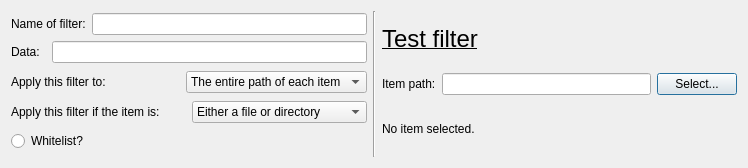
<?xml version="1.0" encoding="UTF-8"?>
<ui version="4.0">
 <class>Dialog</class>
 <widget class="QDialog" name="Dialog">
  <property name="geometry">
   <rect>
    <x>0</x>
    <y>0</y>
    <width>748</width>
    <height>168</height>
   </rect>
  </property>
  <property name="windowTitle">
   <string>Dialog</string>
  </property>
  <layout class="QHBoxLayout" name="horizontalLayout_4">
   <item>
    <layout class="QVBoxLayout" name="verticalLayout">
     <item>
      <layout class="QGridLayout" name="gridLayout">
       <item row="0" column="0" colspan="2">
        <widget class="QLabel" name="namelabel">
         <property name="text">
          <string>Name of filter:</string>
         </property>
        </widget>
       </item>
       <item row="0" column="2">
        <widget class="QLineEdit" name="namelineedit"/>
       </item>
       <item row="1" column="0">
        <widget class="QLabel" name="datalabel">
         <property name="text">
          <string>Data:</string>
         </property>
        </widget>
       </item>
       <item row="1" column="1" colspan="2">
        <widget class="QLineEdit" name="datalineedit"/>
       </item>
      </layout>
     </item>
     <item>
      <layout class="QHBoxLayout" name="horizontalLayout_2">
       <item>
        <widget class="QLabel" name="applabel">
         <property name="text">
          <string>Apply this filter to:</string>
         </property>
        </widget>
       </item>
       <item>
        <widget class="QComboBox" name="appcombobox">
         <item>
          <property name="text">
           <string>The entire path of each item</string>
          </property>
         </item>
         <item>
          <property name="text">
           <string>Just the name of each item</string>
          </property>
         </item>
        </widget>
       </item>
      </layout>
     </item>
     <item>
      <layout class="QHBoxLayout" name="horizontalLayout">
       <item>
        <widget class="QLabel" name="typelabel">
         <property name="text">
          <string>Apply this filter if the item is:</string>
         </property>
        </widget>
       </item>
       <item>
        <widget class="QComboBox" name="typecombobox">
         <item>
          <property name="text">
           <string>Either a file or directory</string>
          </property>
         </item>
         <item>
          <property name="text">
           <string>A directory</string>
          </property>
         </item>
         <item>
          <property name="text">
           <string>A file</string>
          </property>
         </item>
        </widget>
       </item>
      </layout>
     </item>
     <item>
      <widget class="QRadioButton" name="whitelistradiobtn">
       <property name="text">
        <string>Whitelist?</string>
       </property>
      </widget>
     </item>
    </layout>
   </item>
   <item>
    <widget class="Line" name="line">
     <property name="orientation">
      <enum>Qt::Vertical</enum>
     </property>
    </widget>
   </item>
   <item>
    <layout class="QVBoxLayout" name="verticalLayout_2">
     <item>
      <widget class="QLabel" name="label">
       <property name="text">
        <string>&lt;html&gt;&lt;head/&gt;&lt;body&gt;&lt;p&gt;&lt;span style=&quot; font-size:18pt; text-decoration: underline;&quot;&gt;Test filter&lt;/span&gt;&lt;/p&gt;&lt;/body&gt;&lt;/html&gt;</string>
       </property>
      </widget>
     </item>
     <item>
      <layout class="QHBoxLayout" name="horizontalLayout_3">
       <item>
        <widget class="QLabel" name="testlabel">
         <property name="text">
          <string>Item path:</string>
         </property>
        </widget>
       </item>
       <item>
        <widget class="QLineEdit" name="testlineedit"/>
       </item>
       <item>
        <widget class="QPushButton" name="pushButton">
         <property name="text">
          <string>Select...</string>
         </property>
        </widget>
       </item>
      </layout>
     </item>
     <item>
      <widget class="QLabel" name="label_2">
       <property name="text">
        <string>No item selected.</string>
       </property>
      </widget>
     </item>
    </layout>
   </item>
  </layout>
 </widget>
 <resources/>
 <connections/>
</ui>
